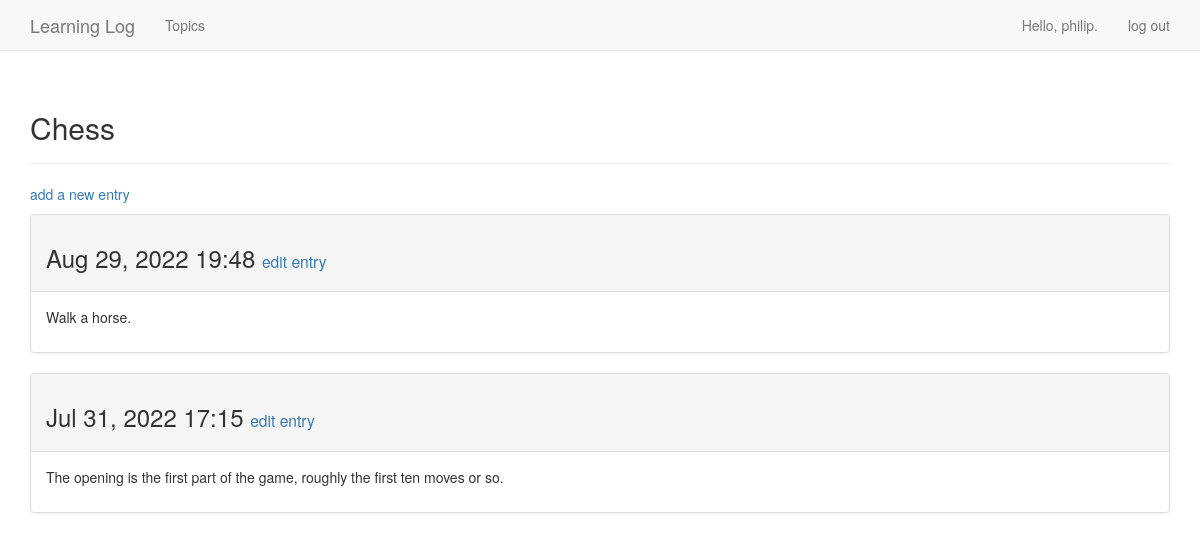
The app's page /topics/1/ (signed in), older data.
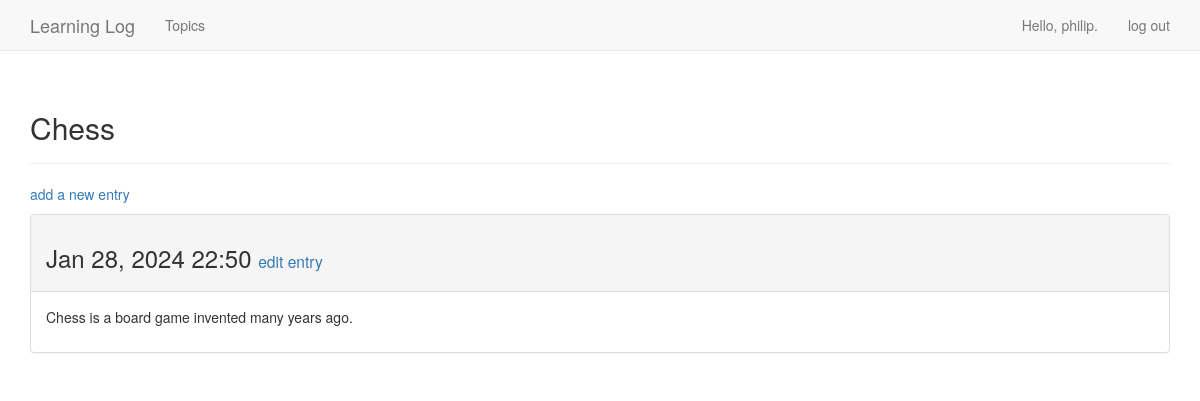
The same page, newer data.
### learning_logs/models.py (models this page shows, shortened)
class Topic(models.Model):
    text = models.CharField(max_length=200)
    date_added = models.DateTimeField(auto_now_add = True)
    owner = models.ForeignKey(User, on_delete=models.CASCADE)
    def __str__(self):
        return self.text

class Entry(models.Model):
    topic = models.ForeignKey(Topic, on_delete=models.DO_NOTHING)
    text = models.TextField()
    date_added = models.DateTimeField(auto_now_add=True)
    class Meta:
        verbose_name_plural = 'entries'

### learning_logs/views.py (the view)
# urls.py: path('topics/<int:topic_id>/', views.topic, name='topic'),
@login_required
def topic (request, topic_id):
    topic = Topic.objects.get(id=topic_id)
    if topic.owner != request.user:
        raise Http404
    entries = topic.entry_set.order_by('-date_added')
    context = {'topic': topic, 'entries': entries}
    return render(request, 'learning_logs/topic.html', context)

### learning_logs/templates/learning_logs/topic.html
{% extends 'learning_logs/base.html' %}
{% block header %}
  <h2>{{  topic  }}</h2>
{% endblock header %}
{% block content %}
  <p>
    <a href="{% url 'learning_logs:new_entry' topic.id %}">add a new entry</a>
  </p>
  {% for entry in entries %}
    <div class="panel panel-default">
      <div class="panel-heading">
        <h3>
          {{  entry.date_added|date:'M d, Y H:i'  }}
          <small>
            <a href="{% url 'learning_logs:edit_entry' entry.id %}">edit entry</a>
          </small>
        </h3>
      </div>
      <div class="panel-body">
        {{  entry.text|linebreaks  }}
      </div>
    </div>
  {% empty %}
    There are no entries for this topic yet.
  {% endfor %}
{% endblock content %}

### learning_logs/templates/learning_logs/base.html (shortened to what this page needs)
{% load bootstrap3 %}
<!DOCTYPE html>
<html lang="en">
  <head>
    {% bootstrap_css %}
  </head>
  <body>
    <nav class="navbar navbar-default navbar-static-top">
      <div class="container">
        <div class="navbar-header">
          <a class="navbar-brand" href="{% url 'learning_logs:index' %}">Learning Log</a>
        </div>
        <div id="navbar" class="navbar-collapse collapse">
          <ul class="nav navbar-nav">
            <li><a href="{% url 'learning_logs:topics' %}">Topics</a></li>
          </ul>
          <ul class="nav navbar-nav navbar-right">
            {% if user.is_authenticated %}
              <li><a>Hello, {{ user.username }}.</a></li>
              <li><a href="{% url 'users:logout' %}">log out</a></li>
            {% else %}
              <li><a href="{% url 'users:register' %}">register</a></li>
              <li><a href="{% url 'users:login' %}">log in</a></li>
            {% endif %}
          </ul>
        </div>
      </div>
    </nav>
    <div class="container">
      <div class="page-header">
        {% block header %}{% endblock header %}
      </div>
      <div>
        {% block content %}{% endblock content %}
      </div>
    </div>
  </body>
</html>

Row changes from the older to the newer data that the page shows:
removed Entry: date_added "Aug 29, 2022 19:48", text "Walk a horse."
removed Entry: date_added "Jul 31, 2022 17:15", text "The opening is the first part of the game, roughly the first ten moves or so."
added Entry: date_added "Jan 28, 2024 22:50", text "Chess is a board game invented many years ago."
